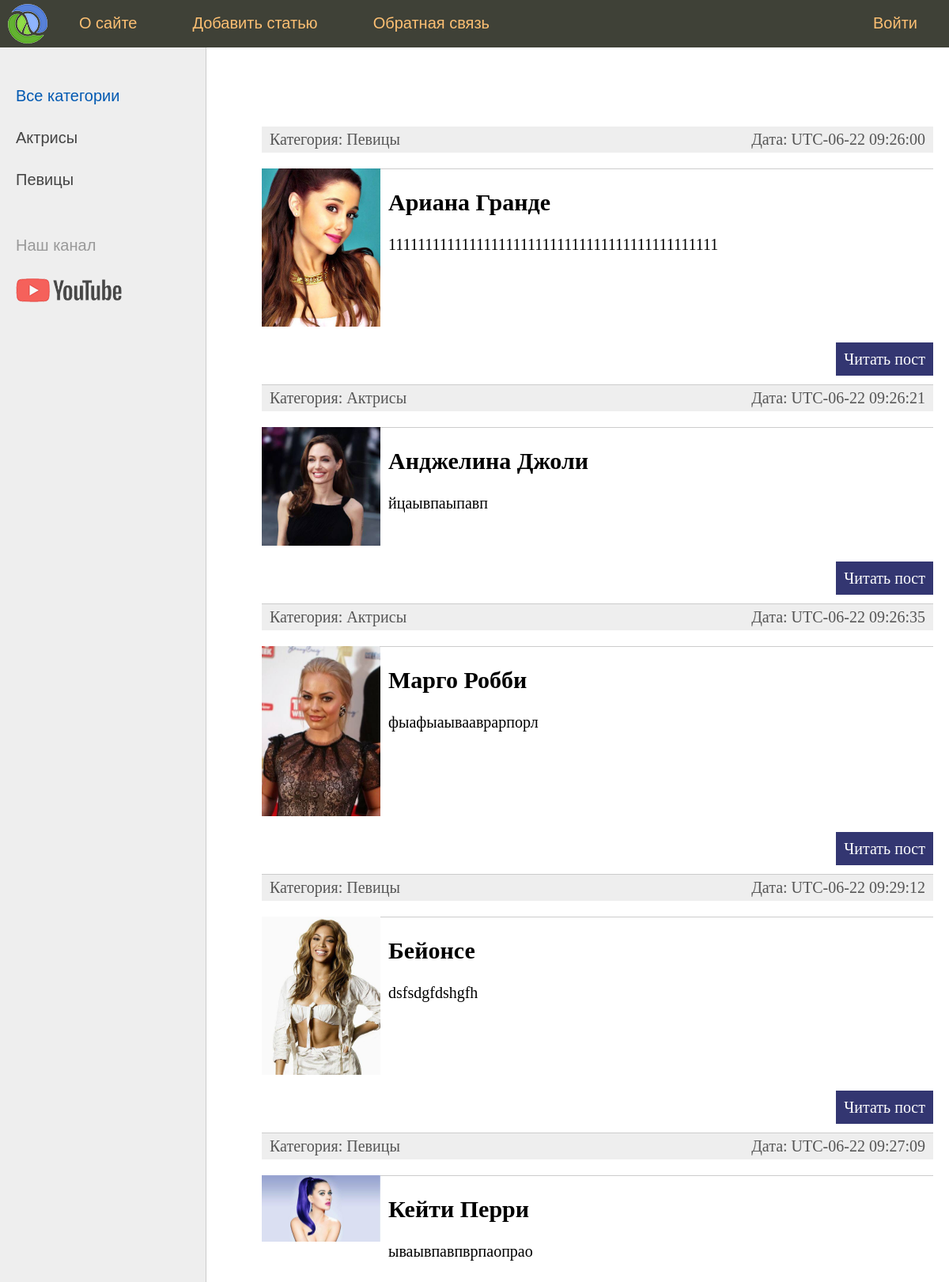
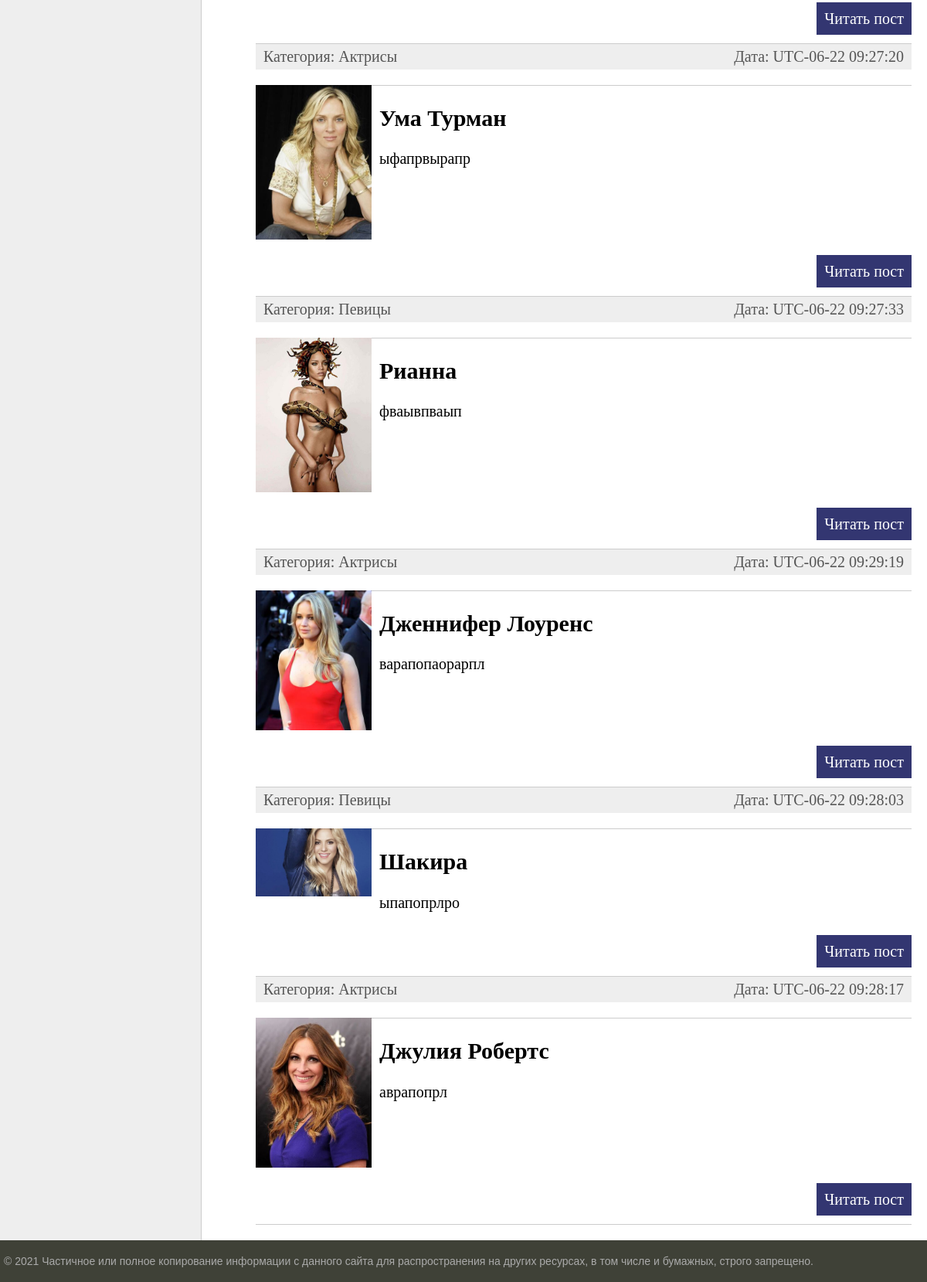
The page / on the database its author committed (2 pictures, top to bottom).
### women/models.py (models this page shows, shortened)
class Category(models.Model):# второй класс
    name = models.CharField(max_length=100, db_index=True, verbose_name='Категория')
    slug = models.SlugField(max_length=255, unique=True, db_index=True, verbose_name='URL')  # слаг
    def __str__(self):
        return self.name
    def get_absolute_url(self):
        return reverse('category', kwargs={'cat_slug':self.slug})
    class Meta:
        verbose_name = "Категория"
        verbose_name_plural = "Категории"
        ordering = ['id']

class Women(models.Model): #создаем модель обшую
    title = models.CharField(max_length=255, verbose_name='Заголовок')
    slug = models.SlugField(max_length=255, unique=True, db_index=True, verbose_name='URL')# слаг для адресной строки
    content = models.TextField(blank=True, verbose_name='Текст статьи')
    photo = models.ImageField(upload_to='photos/%Y/%m/%d', verbose_name='Фото')
    time_create = models.DateTimeField(auto_now_add=True, verbose_name='Время создания')
    time_update = models.DateTimeField(auto_now = True, verbose_name='Время изменения')
    is_published = models.BooleanField(default=True, verbose_name='Публикация')
    cat = models.ForeignKey('Category', on_delete=models.PROTECT, verbose_name='Категории')
    def get_absolute_url(self):
        return reverse('post', kwargs={'post_slug':self.slug})
    class Meta:# класс для работы в аадминке
        verbose_name = "Известные женщины"
        verbose_name_plural = "Известные женщины"
        ordering = ['time_create','title']

### women/views.py (the view)
# urls.py: path('', WomenHome.as_view()),
class WomenHome(DataMixin,ListView):#класс представлений и отвечате за главную страницу
    model = Women#назначаем модель
    template_name = 'women/index.html' # указываем путь к файлу
    context_object_name = 'posts' # указываем имя файла
    def get_context_data(self, *, object_list=None, **kwargs):
        context = super().get_context_data(**kwargs)#обращаемся к базовому и получаем параметры
        c_def = self.get_user_context(title='Главная страница')
        return dict(list(context.items())+list(c_def.items()))
    def get_queryset(self):# указать что именно выбирть и отображать из списка
        return Women.objects.filter(is_published = True)

### women/utils.py (called while the page is built)
    def get_user_context(self, **kwargs):  # создает контекст для шаблона
        context = kwargs  # формируем словарь из перед слов
        cats = Category.objects.all()  #
        context['menu'] = menu
        context['cats'] = cats
        if 'cats_selected' not in context:
            context['cat_selected'] = 0
        return context

### women/templates/women/index.html (shortened to what this page needs)
{% extends 'women/base.html' %}
{% block content %}
<ul class="list-articles">
	{% for p in posts %}
			<li><div class="article-panel">
	<p class="first">Категория: {{p.cat}}</p>
	<p class="last" >Дата: {{p.time_update|date:'e-m-y H:i:s'}}</p>
</div>
	{% if p.photo %}
				<p><img class="img-article-left thumb" src="{{p.photo.url}}"></p>
	{% endif %}
			<li><h2>{{p.title}}</h2>
	{% autoescape on %}
	{{p.content|linebreaks|truncatewords:50}}
	{% endautoescape %}
			<p class="link-read-post"><a href="{{ p.get_absolute_url }}">Читать пост</a></p>
			</li>
	{% endfor %}
</ul>
{% endblock %}

### women/templates/women/base.html (shortened to what this page needs)
{% load static %}
{% load women_tags %}
<!DOCTYPE html>
<html>
<head>
	<link type="text/css" href="{% static 'women/css/styles.css' %}" rel="stylesheet" />
</head>
<body>
<table class="table-page" border=0 cellpadding="0" cellspacing="0">
<tr><td valign=top>
{% block mainmenu %}
		<div class="header">
			<ul id="mainmenu" class="mainmenu">
			<li class="logo"><a href="{% url 'home' %}"><div class="logo"></div></a></li>
{% for m in menu %}
	{% if not forloop.last %}
			<li><a href="{% url m.url_name %}">{{m.title}}</a></li>
	{% else %}
			<li class="last"><a href="{% url m.url_name %}">{{m.title}}</a></li>
	{% endif %}
{% endfor %}
			</ul>
		</div>
{% endblock mainmenu %}
<table class="table-content" border=0 cellpadding="0" cellspacing="0">
<tr>
	<td valign="top" class="left-chapters">
	<ul id="leftchapters">
{% if cat_selected == 0 %}
		<li class="selected">Все категории</li>
{% else %}
		<li><a href="{% url 'home' %}">Все категории</a></li>
{% endif %}
{% for c in cats %}
		{% if c.pk == cat_selected%}
			<li class="selected">{{c.name}}</li>
		{%else%}
			<li><a href="{{c.get_absolute_url}} ">{{c.name}}</a> </li>
		{%endif%}
{%endfor%}
		<li class="share">
		<p>Наш канал</p>
		<a class="share-yt" href="https://www.youtube.com/" target="_blank" rel="nofollow"></a>
		</li>
	</ul>
</td>
<td valign="top" class="content">
	<div class="content-text">
{% block content %}
{% endblock %}
	</div>
</td></tr></table>
</td></tr>
<tr><td valign=top>
	<div id="footer">
		<p>&copy; 2021 Частичное или полное копирование информации с данного сайта для распространения на других ресурсах, в том числе и бумажных, строго запрещено.</p>
	</div>
</td></tr></table>
</body>
</html>

### women/static/women/css/styles.css (style rules this page uses)
html, body { font-family: 'Arial'; margin: 0; padding: 0; height: 100%; width: 100%; color: #444; }
a { color: #0059b2; text-decoration: none; }
img { max-width: 600px; height: auto; }
img.img-article-left { max-width: 300px; height: auto; float: left; padding: 0 10px 10px 0; }
img.img-article-left.thumb { max-width: 150px; height: auto; }
p.link-read-post { text-align: right; }
p.link-read-post a { padding: 10px; min-width: 100px; background: #333671; color: #fff; text-decoration: none; }
div.article-panel { background: #eee; padding: 5px 10px 5px 10px; box-sizing: border-box; overflow: hidden; color: #555; }
div.article-panel p.first { margin: 0; float: left; }
div.article-panel p.last { margin: 0; float: right; }
ul.list-articles { list-style: none; margin: 0; padding: 0; }
ul.list-articles li { border-bottom: 1px solid #ccc; }
.table-page { width: 100%; height: 100%; vertical-align: top; }
.table-page tr { height: 100%; }
.header { background: #3F4137; height: 60px; }
.logo { background: url('../images/logo.png') no-repeat 10px 5px; width: 70px; height: 60px; }
ul.mainmenu { list-style: none; margin: 0; padding: 0; height: 60px; color: #fdc073; font-size: 20px; overflow: hidden; }
ul.mainmenu li { float: left; margin: 18px 40px 0 30px; }
ul.mainmenu li.logo { margin: 0; }
ul.mainmenu li.last { float: right; }
ul.mainmenu li a { color: #fdc073; text-decoration: none; }
.table-content { width: 100%; min-height: 100%; height: 100%; }
.left-chapters { margin: 0; background: #eee; border-right: 1px solid #ccc; min-height: 100%; }
.left-chapters ul { width: 230px; min-height: 100%; margin: 0; padding: 20px 10px 10px 20px; list-style: none; font-size: 20px; }
.left-chapters ul li { margin: 30px 0 0 0; color: #999; }
.left-chapters ul li.selected { color: #0059b2; }
.left-chapters ul li a { color: #444; text-decoration: none; }
.left-chapters ul li.share { margin: 60px 0 0 0; }
.left-chapters ul li.share p { margin: 30px 0 30px 0; }
.left-chapters ul li.share a { display: inline-block; width: 40px; height: 40px; margin: 0 20px 0 0; }
.left-chapters ul li.share a.share-yt { width: 100%; height: 30px; background: url('../images/share_yt.png') no-repeat 0 0 }
.content { padding: 40px 20px 20px 40px; width: 100%; box-sizing: border-box; }
.content-text { margin: 60px 0 0 30px; color: #000; font-size: 20px; font-family: Yandex Sans Display Light; }
#footer { box-sizing: border-box; background: #3F4137; padding: 5px; color: #aaa; font-size: 14px; font-family: Verdana, Geneva, Arial, Helvetica; text-align: left; overflow: hidden; }

### rows shown on the page
Category: name "Актрисы"
Category: name "Певицы"
Women: cat "Певицы", time_update "UTC-06-22 09:26:00", photo (picture), title "Ариана Гранде", content "111111111111111111111111111111111111111111111"
Women: cat "Актрисы", time_update "UTC-06-22 09:26:21", photo (picture), title "Анджелина Джоли", content "йцаывпаыпавп"
Women: cat "Актрисы", time_update "UTC-06-22 09:26:35", photo (picture), title "Марго Робби", content "фыафыаывааврарпорл"
Women: cat "Певицы", time_update "UTC-06-22 09:29:12", photo (picture), title "Бейонсе", content "dsfsdgfdshgfh"
Women: cat "Певицы", time_update "UTC-06-22 09:27:09", photo (picture), title "Кейти Перри", content "ываывпавпврпаопрао"
Women: cat "Актрисы", time_update "UTC-06-22 09:27:20", photo (picture), title "Ума Турман", content "ыфапрвырапр"
Women: cat "Певицы", time_update "UTC-06-22 09:27:33", photo (picture), title "Рианна", content "фваывпваып"
Women: cat "Актрисы", time_update "UTC-06-22 09:29:19", photo (picture), title "Дженнифер Лоуренс", content "варапопаорарпл"
Women: cat "Певицы", time_update "UTC-06-22 09:28:03", photo (picture), title "Шакира", content "ыпапопрлро"
Women: cat "Актрисы", time_update "UTC-06-22 09:28:17", photo (picture), title "Джулия Робертс", content "аврапопрл"

### other values the page prints
{{ m.title }} "О сайте" "Добавить статью" "Обратная связь"
{{ m.title }} "Войти"
